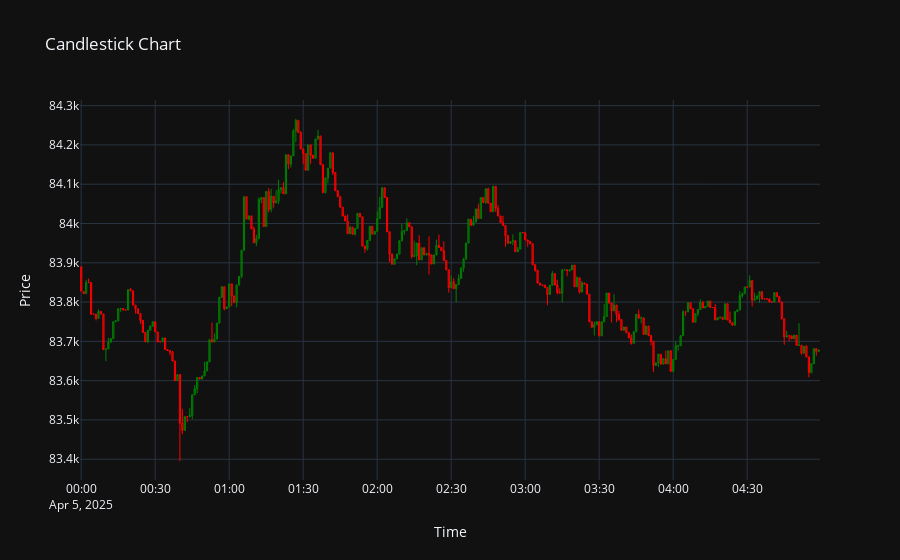

The cell this chart's notebook holds for it:
### Code cell
candle_visualizer.plot_candlestick(data.iloc[:300])

### Figure 1 — Plotly figure (JSON) as saved in the notebook; plotly's stock layout.template omitted (floating-point values rounded to 4 significant figures; data arrays with more than 128 entries replaced by an {"elided": "..."} marker saying what was removed)
{"data": [{"close": {"elided": "300 float values"}, "decreasing": {"line": {"color": "red"}}, "high": {"elided": "300 float values"}, "increasing": {"line": {"color": "green"}}, "line": {"width": 1}, "low": {"elided": "300 float values"}, "name": "Candles", "open": {"elided": "300 float values"}, "type": "candlestick", "whiskerwidth": 0.2, "x": {"elided": "300 str values"}}], "layout": {"title": {"text": "Candlestick Chart"}, "xaxis": {"rangeslider": {"visible": false}, "title": {"text": "Time"}}, "yaxis": {"title": {"text": "Price"}}}}
